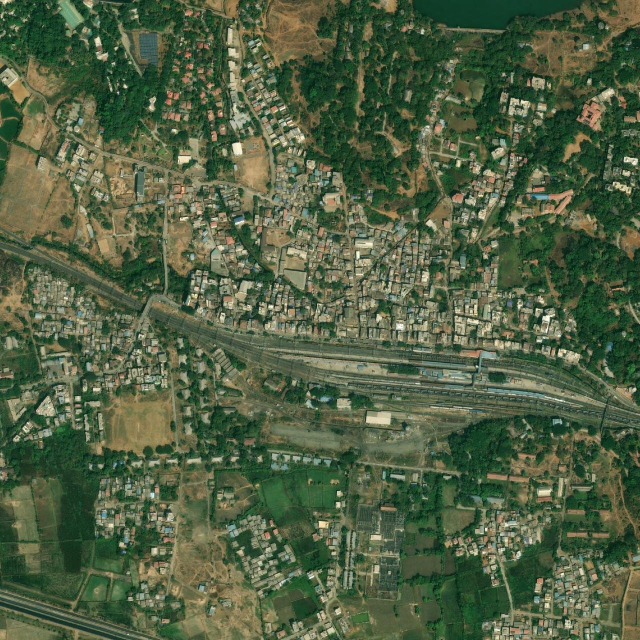
#> input picture data/processed/aoi_image.png, 1280 x 1280 px (shown at 1/2 size)
$ python -i road_detector.py   (imports and definitions only)   (older library calls are emulated)
#> lines starting #> are read from the running program, lines starting #| are printed output that depends on the picture
#> further down, picture is the input picture: shape (1280, 1280, 3); mean B, G, R 66.9, 96, 80.7
"""
Road / Freeway Detector — learns from Inria dataset. No hardcoded coords.

Trains a Random Forest pixel classifier:
  label 0 = Building  (from GT mask)
  label 1 = Road/Asphalt
  label 2 = Vegetation / Other

Saves model to ml/model_cache/road_clf.pkl
"""
from pathlib import Path
import pickle, numpy as np, cv2
from shapely.geometry import Polygon
from shapely.ops import unary_union

D_MODEL_PATH = Path("D:/cadastraai_data/models/model_cache/road_clf.pkl")
LOCAL_MODEL_PATH = Path(__file__).parent / "model_cache" / "road_clf.pkl"
MODEL_PATH = D_MODEL_PATH if D_MODEL_PATH.exists() else LOCAL_MODEL_PATH
MODEL_DIR  = MODEL_PATH.parent
TRAIN_IMGS = Path(__file__).parent.parent.parent / "data" / "datasets" / "inria_raw" / "data" / "train" / "images"
TRAIN_GTS  = Path(__file__).parent.parent.parent / "data" / "datasets" / "inria_raw" / "data" / "train" / "gt"


def _pixel_features(img_bgr):
    """13-dim per-pixel feature: LAB + HSV + 5x5 stats + Sobel gx/gy/mag + 15x15 mean."""
    lab  = cv2.cvtColor(img_bgr, cv2.COLOR_BGR2LAB).astype(np.float32)
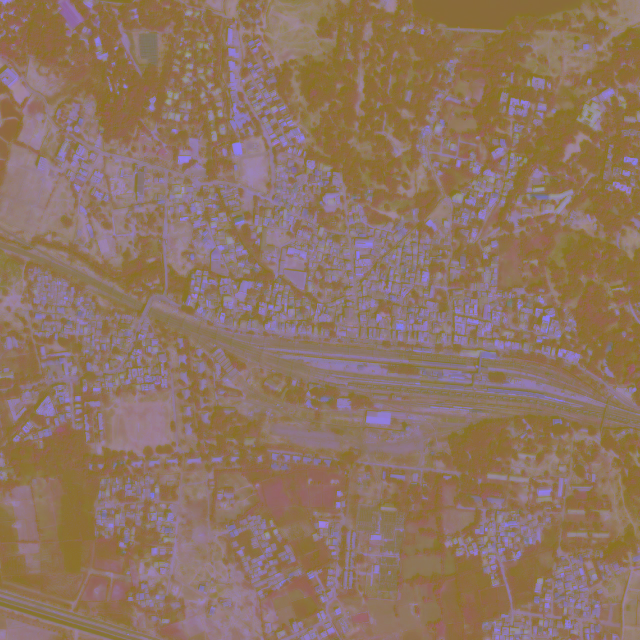
#> lab: shape (1280, 1280, 3) float32 (shown at 1/2 size); mean B, G, R 98.2, 116.5, 143.4
    hsv  = cv2.cvtColor(img_bgr, cv2.COLOR_BGR2HSV).astype(np.float32)
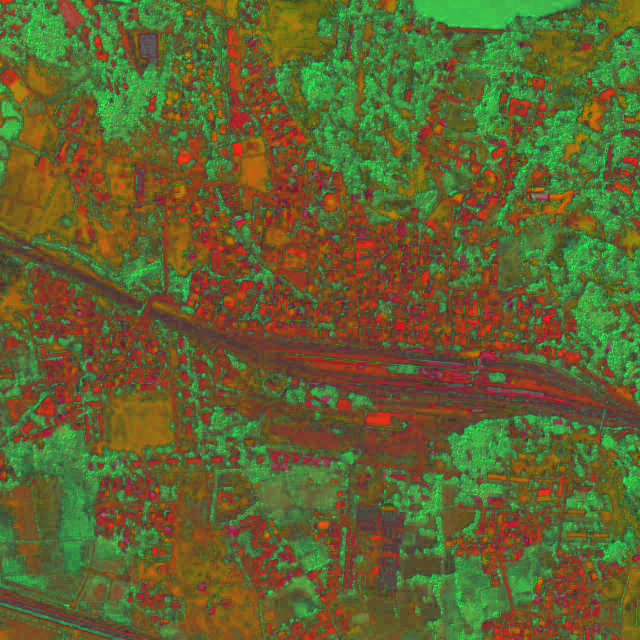
#> hsv: shape (1280, 1280, 3) float32 (shown at 1/2 size); mean B, G, R 47.4, 98.5, 98.1
    gray = cv2.cvtColor(img_bgr, cv2.COLOR_BGR2GRAY).astype(np.float32)
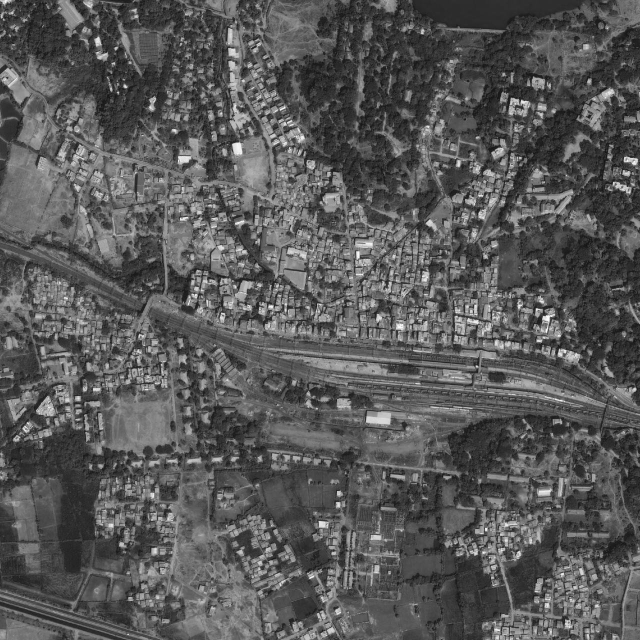
#> gray: shape (1280, 1280) float32 (shown at 1/2 size); min 7, max 255, mean 88.1
    k5   = np.ones((5,5), np.float32) / 25.0
    lmean = cv2.filter2D(gray, -1, k5)
    lstd  = np.sqrt(np.clip(cv2.filter2D(gray**2, -1, k5) - lmean**2, 0, None))
    lrng  = (cv2.dilate(gray, np.ones((5,5),np.uint8)) -
              cv2.erode(gray,  np.ones((5,5),np.uint8))).astype(np.float32)
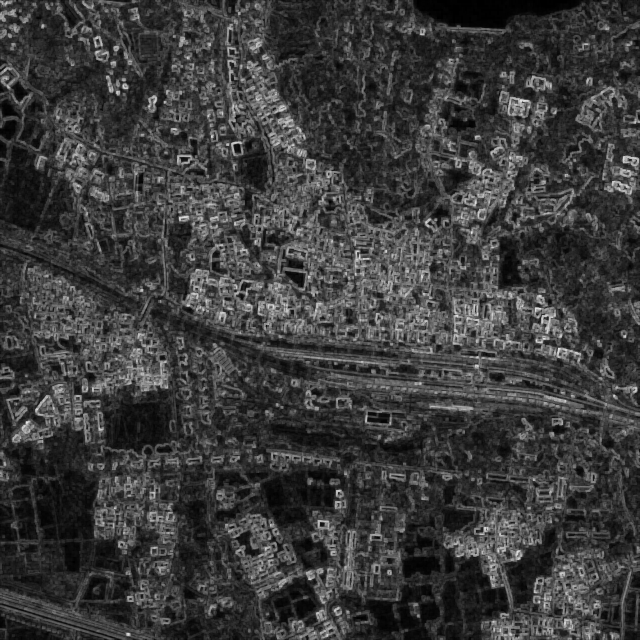
#> lrng: shape (1280, 1280) float32 (shown at 1/2 size); min 0, max 236, mean 59.7
    gx    = cv2.Sobel(gray, cv2.CV_32F, 1, 0, ksize=3)
    gy    = cv2.Sobel(gray, cv2.CV_32F, 0, 1, ksize=3)
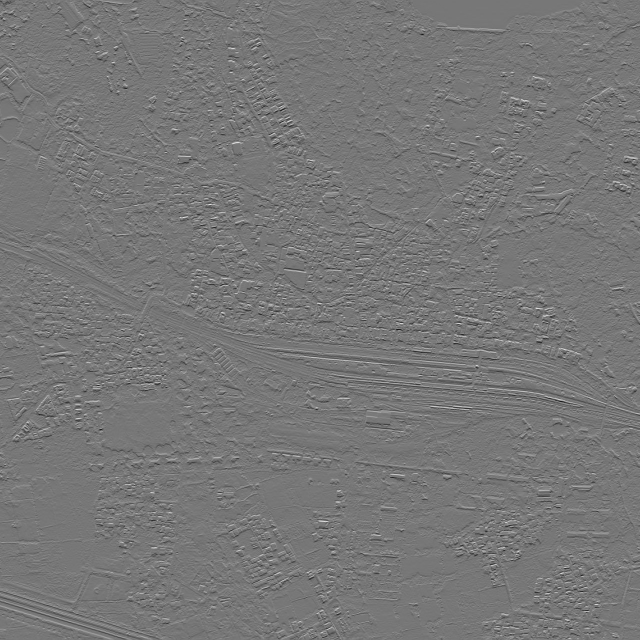
#> gy: shape (1280, 1280) float32 (shown at 1/2 size); min -706, max 801, mean 0.1; drawn with min black and max white
    gmag  = cv2.magnitude(gx, gy)
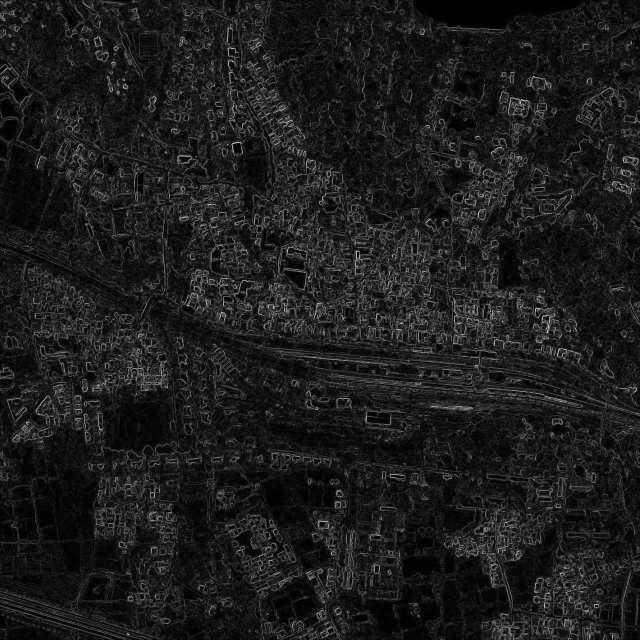
#> gmag: shape (1280, 1280) float32 (shown at 1/2 size); min 0, max 818.2, mean 92.9; drawn with min black and max white
    k15   = np.ones((15,15), np.float32) / 225.0
    lmean15 = cv2.filter2D(gray, -1, k15)
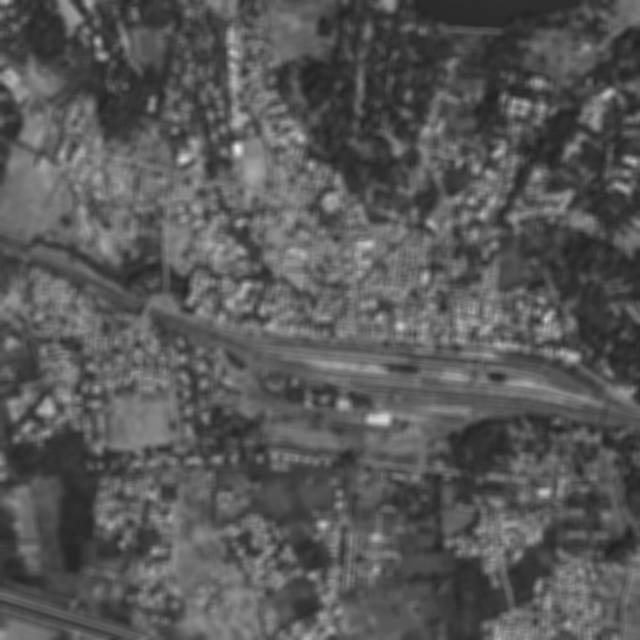
#> lmean15: shape (1280, 1280) float32 (shown at 1/2 size); min 31.67, max 233.8, mean 88.1
    return np.stack([lab[...,0], lab[...,1], lab[...,2],
                     hsv[...,0], hsv[...,1], hsv[...,2],
                     lmean, lstd, lrng,
                     gx, gy, gmag, lmean15], axis=-1)


# [134 lines left out: functions _pixel_labels, train, detect_roads, not called in this run]

>>> import cv2
>>> picture = cv2.imread('../../data/processed/aoi_image.png')
>>> result = _pixel_features(picture)
